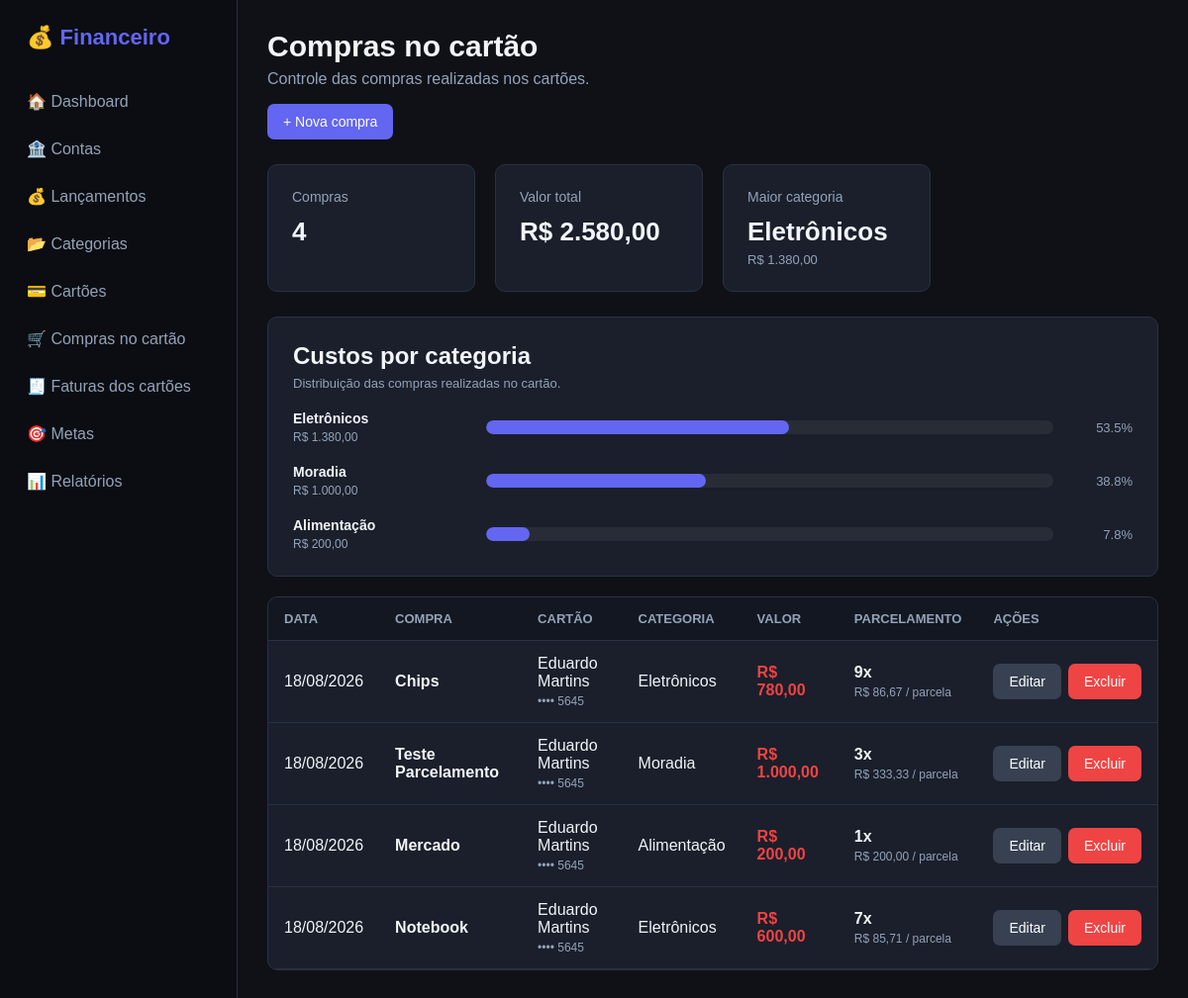
The page /compras-cartao/ on the database as committed earlier.
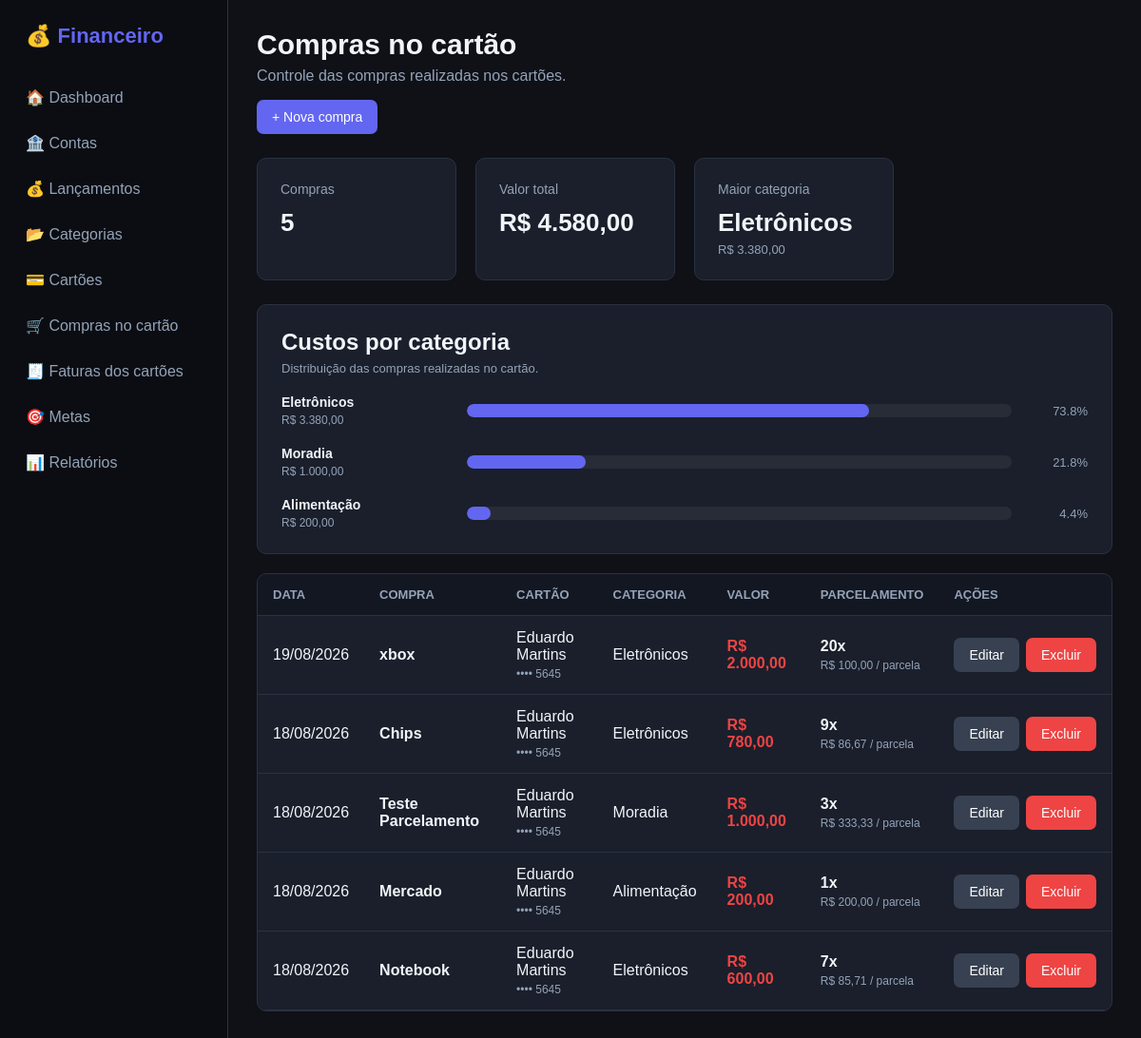
The same page on the database as committed later.
### models/categoria.py (models this page shows, shortened)
class Categoria(db.Model):
    __tablename__ = "categorias"
    id = db.Column(
        db.Integer,
        primary_key=True
    )
    nome = db.Column(
        db.String(100),
        nullable=False
    )
    tipo = db.Column(
        db.String(20),
        nullable=False
    )
    ativa = db.Column(
        db.Boolean,
        default=True
    )
    lancamentos = db.relationship(
        "Lancamento",
        back_populates="categoria",
        lazy=True
    )

### models/compra_cartao.py (models this page shows, shortened)
class CompraCartao(db.Model):
    __tablename__ = "compras_cartao"
    id = db.Column(
        db.Integer,
        primary_key=True
    )
    descricao = db.Column(
        db.String(200),
        nullable=False
    )
    valor_total = db.Column(
        db.Numeric(12, 2),
        nullable=False
    )
    data_compra = db.Column(
        db.Date,
        nullable=False
    )
    parcelas = db.Column(
        db.Integer,
        nullable=False,
        default=1
    )
    cartao_id = db.Column(
        db.Integer,
        db.ForeignKey("cartoes.id"),
        nullable=False
    )
    categoria_id = db.Column(
        db.Integer,
        db.ForeignKey("categorias.id"),
        nullable=False
    )
    observacao = db.Column(
        db.Text,
        nullable=True
    )
    criado_em = db.Column(
        db.DateTime,
        default=datetime.utcnow
    )
    cartao = db.relationship(
        "Cartao",
        backref="compras"
    )
    categoria = db.relationship(
        "Categoria",
        backref="compras_cartao"
    )
    parcelas_relacionadas = db.relationship(
        "ParcelaCartao",
        back_populates="compra",
        cascade="all, delete-orphan",
        order_by="ParcelaCartao.numero"
    )
    def valor_parcela(self):
        if not self.parcelas:
            return float(
                self.valor_total or 0
            )
        return (
            float(self.valor_total or 0)
            / self.parcelas
        )

### models/cartao.py (models this page shows, shortened)
class Cartao(db.Model):
    __tablename__ = "cartoes"
    id = db.Column(
        db.Integer,
        primary_key=True
    )
    nome = db.Column(
        db.String(100),
        nullable=False
    )
    banco = db.Column(
        db.String(100),
        nullable=False
    )
    ultimos_digitos = db.Column(
        db.String(4),
        nullable=True
    )
    limite = db.Column(
        db.Numeric(12, 2),
        nullable=False,
        default=0
    )
    dia_fechamento = db.Column(
        db.Integer,
        nullable=False
    )
    dia_vencimento = db.Column(
        db.Integer,
        nullable=False
    )
    ativo = db.Column(
        db.Boolean,
        nullable=False,
        default=True
    )
    criado_em = db.Column(
        db.DateTime,
        default=datetime.utcnow
    )
    faturas = db.relationship(
        "FaturaCartao",
        back_populates="cartao",
        cascade="all, delete-orphan"
    )

### routes/compras_cartao.py (the view)
@compras_cartao_bp.route("/")
def listar():
    compras = CompraCartao.query.order_by(
        CompraCartao.data_compra.desc(),
        CompraCartao.id.desc()
    ).all()
    categorias_totais = {}
    for compra in compras:
        categoria_nome = (
            compra.categoria.nome
        )
        valor = Decimal(
            str(
                compra.valor_total or 0
            )
        )
        if categoria_nome not in categorias_totais:
            categorias_totais[
                categoria_nome
            ] = Decimal("0")
        categorias_totais[
            categoria_nome
        ] += valor
    categorias_grafico = sorted(
        categorias_totais.items(),
        key=lambda item: item[1],
        reverse=True
    )
    total_geral = sum(
        categorias_totais.values(),
        Decimal("0")
    )
    maior_categoria = None
    if categorias_grafico:
        nome, valor = (
            categorias_grafico[0]
        )
        maior_categoria = {
            "nome": nome,
            "valor": valor
        }
    categorias_grafico_formatadas = []
    for nome, valor in categorias_grafico:
        if total_geral > 0:
            percentual = (
                valor /
                total_geral *
                Decimal("100")
            )
        else:
            percentual = Decimal("0")
        categorias_grafico_formatadas.append({
            "nome": nome,
            "valor": valor,
            "percentual": float(
                percentual
            )
        })
    return render_template(
        "compras_cartao.html",
        compras=compras,
        total_geral=total_geral,
        maior_categoria=maior_categoria,
        categorias_grafico=(
            categorias_grafico_formatadas
        )
    )

### templates/compras_cartao.html (shortened to what this page needs)
{% extends "base.html" %}
{% block content %}
<div class="page-header">
    <div>
        <h1>
            Compras no cartão
        </h1>
        <p>
            Controle das compras realizadas nos cartões.
        </p>
    </div>
    <a
        href="{{ url_for('compras_cartao.nova') }}"
        class="btn btn-primary"
    >
        + Nova compra
    </a>
</div>
<div class="cards">
    <div class="card">
        <span class="card-title">
            Compras
        </span>
        <strong>
            {{ compras|length }}
        </strong>
    </div>
    <div class="card">
        <span class="card-title">
            Valor total
        </span>
        <strong>
            R$ {{ total_geral|moeda }}
        </strong>
    </div>
    <div class="card">
        <span class="card-title">
            Maior categoria
        </span>
        {% if maior_categoria %}
            <strong class="summary-category">
                {{ maior_categoria.nome }}
            </strong>
            <span class="summary-category-value">
                R$ {{ maior_categoria.valor|moeda }}
            </span>
        {% else %}
            <strong>
                —
            </strong>
        {% endif %}
    </div>
</div>
<div class="panel category-chart-panel">
    <div class="panel-header">
        <div>
            <h2>
                Custos por categoria
            </h2>
            <span class="panel-subtitle">
                Distribuição das compras realizadas no cartão.
            </span>
        </div>
    </div>
    {% if categorias_grafico %}
        <div class="category-chart">
            {% for categoria in categorias_grafico %}
                <div class="category-chart-row">
                    <div class="category-chart-info">
                        <strong>
                            {{ categoria.nome }}
                        </strong>
                        <span>
                            R$ {{ categoria.valor|moeda }}
                        </span>
                    </div>
                    <div class="category-chart-bar-container">
                        <div
                            class="category-chart-bar"
                            style="width: {{ categoria.percentual }}%;"
                        ></div>
                    </div>
                    <div class="category-chart-percent">
                        {{ "%.1f"|format(categoria.percentual) }}%
                    </div>
                </div>
            {% endfor %}
        </div>
    {% else %}
        <div class="empty-state">
            Nenhuma compra cadastrada para gerar o gráfico.
        </div>
    {% endif %}
</div>
<div class="table-container">
    <table>
        <thead>
            <tr>
                <th>
                    Data
                </th>
                <th>
                    Compra
                </th>
                <th>
                    Cartão
                </th>
                <th>
                    Categoria
                </th>
                <th>
                    Valor
                </th>
                <th>
                    Parcelamento
                </th>
                <th>
                    Ações
                </th>
            </tr>
        </thead>
        <tbody>
            {% for compra in compras %}
                <tr>
                    <td>
                        {{ compra.data_compra.strftime(
                            "%d/%m/%Y"
                        ) }}
                    </td>
                    <td>
                        <a
                            href="{{ url_for(
                                'compras_cartao.detalhes',
                                id=compra.id
                            ) }}"
                            class="purchase-link"
                        >
                            <strong>
                                {{ compra.descricao }}
                            </strong>
                        </a>
                    </td>
                    <td>
                        {{ compra.cartao.nome }}
                        {% if compra.cartao.ultimos_digitos %}
                            <span class="table-note">
                                •••• {{ compra.cartao.ultimos_digitos }}
                            </span>
                        {% endif %}
                    </td>
                    <td>
                        {{ compra.categoria.nome }}
                    </td>
                    <td>
                        <strong class="valor-negativo">
                            R$ {{ compra.valor_total|moeda }}
                        </strong>
                    </td>
                    <td>
                        <strong>
                            {{ compra.parcelas }}x
                        </strong>
                        <span class="table-note">
                            R$
                            {{ compra.valor_parcela()|moeda }}
                            / parcela
                        </span>
                    </td>
                    <td>
                        <div class="actions">
                            <a
                                href="{{ url_for(
                                    'compras_cartao.editar',
                                    id=compra.id
                                ) }}"
                                class="btn btn-secondary"
                            >
                                Editar
                            </a>
                            <form
                                method="POST"
                                action="{{ url_for(
                                    'compras_cartao.excluir',
                                    id=compra.id
                                ) }}"
                                onsubmit="return confirm(
                                    'Deseja realmente excluir esta compra?'
                                );"
                            >
                                <button
                                    type="submit"
                                    class="btn btn-danger"
                                >
                                    Excluir
                                </button>
                            </form>
                        </div>
                    </td>
                </tr>
            {% endfor %}
        </tbody>
    </table>
</div>
{% endblock %}

### templates/base.html (shortened to what this page needs)
<!DOCTYPE html>
<html lang="pt-BR">
<head>
    <link
        rel="stylesheet"
        href="{{ url_for('static', filename='css/style.css') }}"
    >
</head>
<body>
<div class="app-layout">
    <aside class="sidebar">
        <div class="logo">
            💰
            <span>
                Financeiro
            </span>
        </div>
        <nav class="menu">
            <a
                href="{{ url_for('dashboard.dashboard') }}"
            >
                🏠 Dashboard
            </a>
            <a
                href="{{ url_for('contas.listar') }}"
            >
                🏦 Contas
            </a>
            <a
                href="{{ url_for('lancamentos.listar') }}"
            >
                💰 Lançamentos
            </a>
            <a
                href="{{ url_for('categorias.listar') }}"
            >
                📂 Categorias
            </a>
            <a
                href="{{ url_for('cartoes.listar') }}"
            >
                💳 Cartões
            </a>
            <a
                href="{{ url_for('compras_cartao.listar') }}"
            >
                🛒 Compras no cartão
            </a>
            <a
                href="{{ url_for('faturas_cartao.listar') }}"
            >
                🧾 Faturas dos cartões
            </a>
            <a
                href="{{ url_for('metas.listar') }}"
            >
                🎯 Metas
            </a>
            <a href="#">
                📊 Relatórios
            </a>
        </nav>
    </aside>
    <main class="main-content">
        {% block content %}
        {% endblock %}
    </main>
</div>
</body>
</html>

Rows that differ between the two databases and show on the page:
computed for Categoria "Eletrônicos": valor|moeda "1.380,00" → "3.380,00"; {{ categoria.percentual }} 53.48837209302326 → 73.79912663755458 (drawn); percentual "53.5" → "73.8"
computed for Categoria "Moradia": {{ categoria.percentual }} 38.75968992248062 → 21.83406113537118 (drawn); percentual "38.8" → "21.8"
computed for Categoria "Alimentação": {{ categoria.percentual }} 7.751937984496124 → 4.366812227074236 (drawn); percentual "7.8" → "4.4"
added CompraCartao: data_compra "19/08/2026", descricao "xbox", cartao.nome "Eduardo Martins", cartao.ultimos_digitos "5645", categoria.nome "Eletrônicos", valor_total|moeda "2.000,00", parcelas "20", valor_parcela|moeda "100,00"
Other text that changed with them:
{{ compras|length }}: "4" → "5"
{{ total_geral|moeda }}: "2.580,00" → "4.580,00"
{{ maior_categoria.valor|moeda }}: "1.380,00" → "3.380,00"
